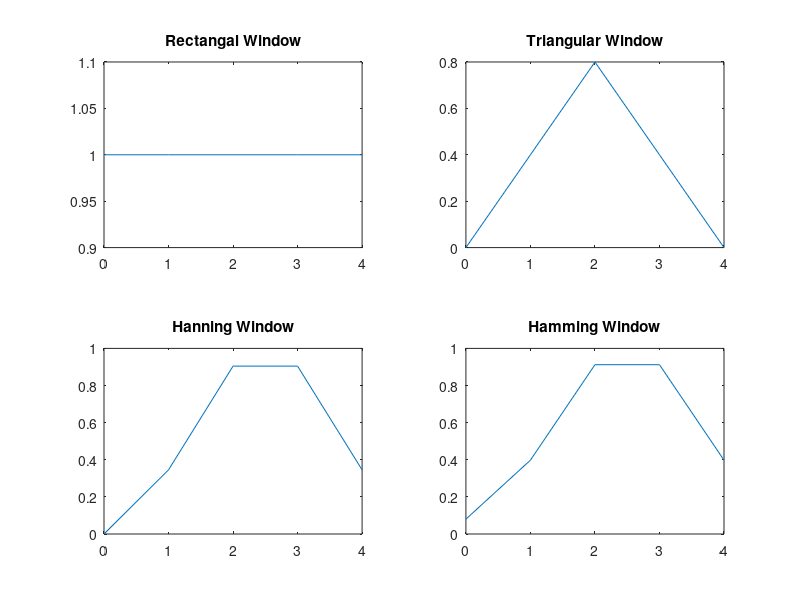

Write MATLAB code to recreate this figure.
N = input('Enter the value of N: ');
n = 0:1:N-1;
for i=1:N
  w(i) = 1;
endfor
subplot(2,2,1)
plot(n,w)
title('Rectangal Window')

for i=1:1:N/2+1
  w(i) = (i-1)/(N/2);
endfor
if mod(N,2)==0
  for j=N/2+1:1:N-1
    i = i + 1;
    w(i) = 2 - (i)/(N/2);
  endfor
else
  for j=N/2+1:1:N
    i = i + 1;
    w(i) = 2 - (i)/(N/2);
  endfor
endif
subplot(2,2,2)
plot(n,w)
title('Triangular Window')

for i=1:N
  w(i)=0.5-0.5*cos(2*pi*(i-1)/N);
endfor
subplot(2,2,3)
plot(n,w)
title('Hanning Window')

for i=1:N
  w(i) = 0.54 - 0.46*cos(2*pi*(i-1)/N);
endfor
subplot(2,2,4)
plot(n,w)
title('Hamming Window')


